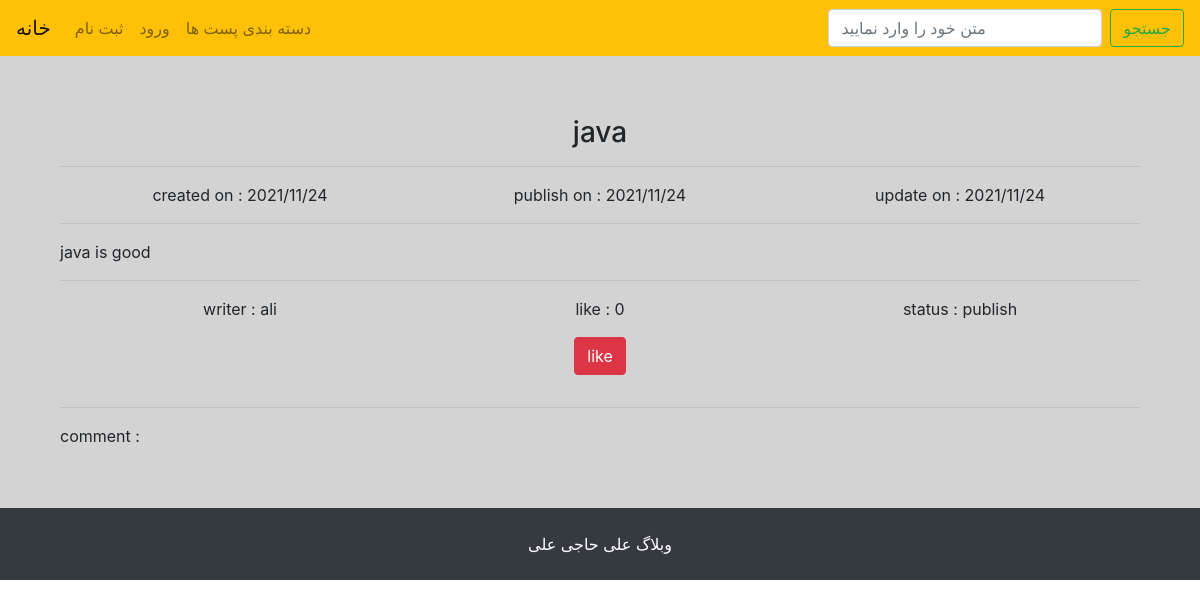
/java, run on the app's committed database.
### post/models.py (models this page shows, shortened)
class Post(models.Model):
    STATUS = (
        ("publish", "انتشار"),
        ("draft", "پیش نویس")
    )
    title = models.CharField(max_length=200, verbose_name="عنوان", null=True, blank=True)
    slug = models.SlugField(verbose_name="آدرس", allow_unicode=True)
    writer = models.ForeignKey(User, on_delete=models.CASCADE, verbose_name="نویسنده", null=True, blank=True)
    body = RichTextUploadingField(verbose_name="متن", null=True, blank=True)
    image = models.ImageField(upload_to='uploads',null=True,blank=True)
    like = models.IntegerField(default=0, null=True, blank=True)
    created_on = models.DateTimeField(default=timezone.now, verbose_name='تاریخ ایجاد')
    publish_on = models.DateTimeField(auto_now_add=True)
    update_on = models.DateTimeField(auto_now=True)
    status = models.CharField(max_length=20, choices=STATUS, default="draft", verbose_name="حالت انتشار")
    tag = models.ManyToManyField('Tag', null=True, blank=True)
    category = models.ManyToManyField('Category', null=True, blank=True)

### post/views.py (the view)
# urls.py: path('<slug>', views.post_detail, name='post_detail'),
def post_detail(request, slug):
    unique_slug = get_object_or_404(Post, slug = slug)
    return render(request, "post/posts.html", {"post": unique_slug})

### post/templates/post/posts.html (shortened to what this page needs)
{% extends 'base.html' %}
{% block content %}
<div style="padding: 60px; background-color: lightgrey;">
    <h3 style='text-align: center;'>{{ post.title }}</h3>
    <hr>
    <div class="container">
        <div class="row text-center">
            <div class="col">
                <p class="card-text">created on : {{ post.created_on|date:"Y/n/j" }}</p>
            </div>
            <div class="col">
                <p class="card-text">publish on : {{ post.publish_on|date:"Y/n/j" }}</p>
            </div>
            <div class="col">
                <p class="card-text">update on : {{ post.update_on|date:"Y/n/j" }}</p>
            </div>
        </div>
    </div>
    <hr>
    <p class="text-center">{{ post.body|safe }}</p>
    <hr>
    <div class="container">
        <div class="row text-center">
            <div class="col">
                <p class="card-text">writer : {{ post.writer }}</p>
            </div>
            <div class="col">
                <p class="card-text">like : {{ post.like }}</p>
                <p class="btn btn-danger">like</p>
            </div>
            <div class="col">
                <p class="card-text">status : {{ post.status }}</p>
            </div>
        </div>
    </div>
    <hr>
    <p class="card-text">comment : {{ post.comment }}</p>
</div>
{% endblock %}

### data on the page
Post: title "java", created_on "2021/11/24", publish_on "2021/11/24", update_on "2021/11/24", body "java is good", writer "ali", like "0", status "publish"
